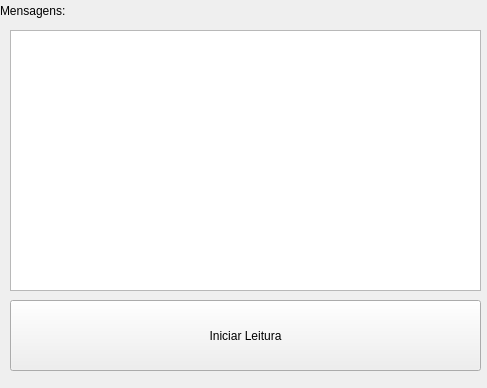
<?xml version="1.0" encoding="UTF-8"?>
<ui version="4.0">
 <class>MainWindow</class>
 <widget class="QMainWindow" name="MainWindow">
  <property name="geometry">
   <rect>
    <x>0</x>
    <y>0</y>
    <width>487</width>
    <height>388</height>
   </rect>
  </property>
  <property name="windowTitle">
   <string>MainWindow</string>
  </property>
  <widget class="QWidget" name="centralWidget">
   <widget class="QLabel" name="label">
    <property name="geometry">
     <rect>
      <x>0</x>
      <y>0</y>
      <width>231</width>
      <height>21</height>
     </rect>
    </property>
    <property name="text">
     <string>Mensagens:</string>
    </property>
   </widget>
   <widget class="QListWidget" name="listWidget">
    <property name="geometry">
     <rect>
      <x>10</x>
      <y>30</y>
      <width>471</width>
      <height>261</height>
     </rect>
    </property>
   </widget>
   <widget class="QPushButton" name="pushButton">
    <property name="geometry">
     <rect>
      <x>10</x>
      <y>300</y>
      <width>471</width>
      <height>71</height>
     </rect>
    </property>
    <property name="text">
     <string>Iniciar Leitura</string>
    </property>
   </widget>
  </widget>
  <widget class="QMenuBar" name="menuBar">
   <property name="geometry">
    <rect>
     <x>0</x>
     <y>0</y>
     <width>487</width>
     <height>22</height>
    </rect>
   </property>
  </widget>
 </widget>
 <layoutdefault spacing="6" margin="11"/>
 <resources/>
 <connections/>
</ui>
